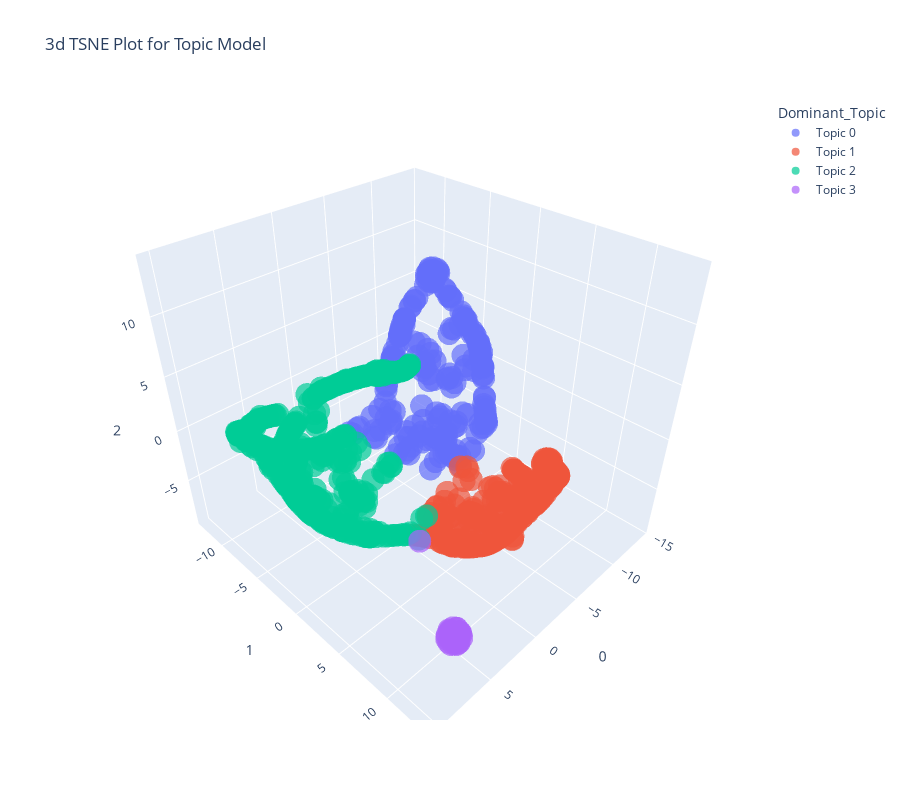

Source (notebook cell):
### Markdown cell above
### T-distributed Stochastic Neighbor Embedding (t-SNE)

### Code cell
plot_model(lda, plot = 'tsne')

### Figure 1 — Plotly figure (JSON) as saved in the notebook; plotly's stock layout.template omitted (floating-point values rounded to 4 significant figures; data arrays with more than 128 entries replaced by an {"elided": "..."} marker saying what was removed)
{"data": [{"hovertemplate": "Dominant_Topic=Topic 0<br>0=%{x}<br>1=%{y}<br>2=%{z}<extra></extra>", "legendgroup": "Topic 0", "marker": {"color": "#636efa", "opacity": 0.7, "symbol": "circle"}, "mode": "markers", "name": "Topic 0", "scene": "scene", "showlegend": true, "type": "scatter3d", "x": {"elided": "204 float values"}, "y": {"elided": "204 float values"}, "z": {"elided": "204 float values"}}, {"hovertemplate": "Dominant_Topic=Topic 1<br>0=%{x}<br>1=%{y}<br>2=%{z}<extra></extra>", "legendgroup": "Topic 1", "marker": {"color": "#EF553B", "opacity": 0.7, "symbol": "circle"}, "mode": "markers", "name": "Topic 1", "scene": "scene", "showlegend": true, "type": "scatter3d", "x": {"elided": "311 float values"}, "y": {"elided": "311 float values"}, "z": {"elided": "311 float values"}}, {"hovertemplate": "Dominant_Topic=Topic 2<br>0=%{x}<br>1=%{y}<br>2=%{z}<extra></extra>", "legendgroup": "Topic 2", "marker": {"color": "#00cc96", "opacity": 0.7, "symbol": "circle"}, "mode": "markers", "name": "Topic 2", "scene": "scene", "showlegend": true, "type": "scatter3d", "x": {"elided": "457 float values"}, "y": {"elided": "457 float values"}, "z": {"elided": "457 float values"}}, {"hovertemplate": "Dominant_Topic=Topic 3<br>0=%{x}<br>1=%{y}<br>2=%{z}<extra></extra>", "legendgroup": "Topic 3", "marker": {"color": "#ab63fa", "opacity": 0.7, "symbol": "circle"}, "mode": "markers", "name": "Topic 3", "scene": "scene", "showlegend": true, "type": "scatter3d", "x": [7.38, 6.94, 7.568, 7.791, 6.874, 7.577, 7.391, 7.941, 7.223, 7.236, 6.786, 7.843, 7.635, 7.511, 7.205, 7.821, 7.526, 7.2, 7.64, 7.13, 4.316, 6.96, 7.616, 7.66, 7.773, 7.188, 7.911, 7.089], "y": [12.1, 12.34, 13.12, 12.28, 12.62, 12.93, 12.31, 12.6, 12.52, 12.85, 12.21, 12.33, 13.07, 12.07, 12.03, 12.78, 12.88, 13.01, 12.7, 12.78, 6.368, 12.74, 12.36, 12.44, 12.88, 12.74, 12.74, 12.17], "z": [-4.028, -4.056, -4.178, -4.382, -4.298, -4.548, -4.598, -4.296, -4.635, -4.548, -4.321, -4.093, -4.258, -4.419, -4.321, -3.87, -3.759, -4.163, -4.636, -3.861, -2.401, -4.316, -3.746, -3.752, -3.923, -3.804, -4.399, -4.012]}], "layout": {"height": 800, "legend": {"title": {"text": "Dominant_Topic"}, "tracegroupgap": 0}, "scene": {"domain": {"x": [0, 1], "y": [0, 1]}, "xaxis": {"title": {"text": "0"}}, "yaxis": {"title": {"text": "1"}}, "zaxis": {"title": {"text": "2"}}}, "title": {"text": "3d TSNE Plot for Topic Model"}, "width": 900}}
